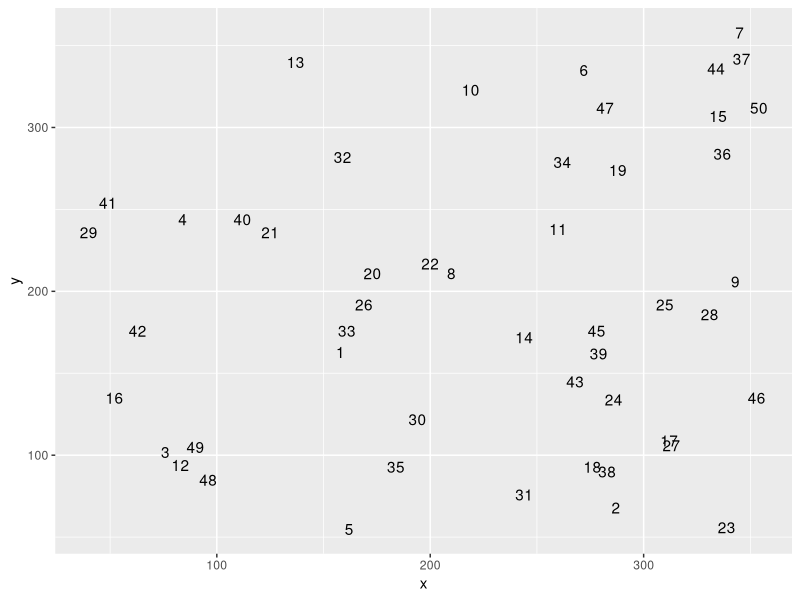

The R script that drew this image:


dat <- read.csv("data/data6.csv", header = FALSE)
names(dat) <- c("x", "y")
dat$index <- 1:50
library(tidyverse)
ggplot(dat, aes(x, y, label = index))+ geom_text()

#'
#' The plot was important to me on this one. I used it to guess which points
#' would be associated with infinite area. I busied myself with that while the
#' loop to compute all the nearest points was going on.
#'

infinite <- c(0, 13, 10, 6, 7, 50, 36, 9, 46, 23, 2, 31, 5, 48, 12, 3, 16, 42, 29, 41)
map <- matrix(rep(0, 500^2), nrow = 500)

#'
#' Using dplyr was almost certainly a mistake here. It is just so slow. But,
#' development time is faster for me, so I did it. OMG, I changed it just for kicks
#' to use sort, and it is like 20 times faster.
#'

for(i in 1:500) {
  for(j in 1:500) {
    temp <- sort(abs(i - dat$x) + abs(j - dat$y), index.return = T)
    if(temp$x[1] != temp$x[2]) map[i,j] <- temp$ix[1]
    #
    # ORIGINAL CODE
    #
    # mins <- mutate(dat, distance = abs(i - x) + abs(j - y)) %>% 
    #   arrange(distance) %>%
    #   head(n = 2) 
    # if(mins$distance[1] != mins$distance[2]) map[i,j] <- mins$index[1]
  }
  print(i)
}

#'
#' Goodness, I really need to get away from using table. Everything is a special case.
#' 

which.max(as.vector(table(map))[-(infinite + 1)])
as.vector(table(map))[-(infinite + 1)][19] #star 1
table(map)

#'
#' Would this be easier???
#'

mytable <- function(x, print_df = TRUE) {
  dd <- table(x)
  if(!print_df) {
    print(dd)
    invisible(data.frame(name = attr(dd, "dimnames")[[1]], count = as.vector(dd)))
  } else { 
    data.frame(name = attr(dd, "dimnames")[[1]], count = as.vector(dd))
  }
}

mytable(map) %>% 
  filter(!(name %in% (infinite))) %>% 
  arrange(desc(count)) %>% 
  head(n = 1)

#'
#' This next part flew by. First idea I had worked and worked fast.
#'

tot <- 0
i <- 1
j <- 1
for(i in 1:500) {
  for(j in 1:500) {
    if(sum(abs(i - dat$x) + abs(j - dat$y)) < 10000)
      tot <- tot + 1
  }
  print(tot)
}
# star 2
